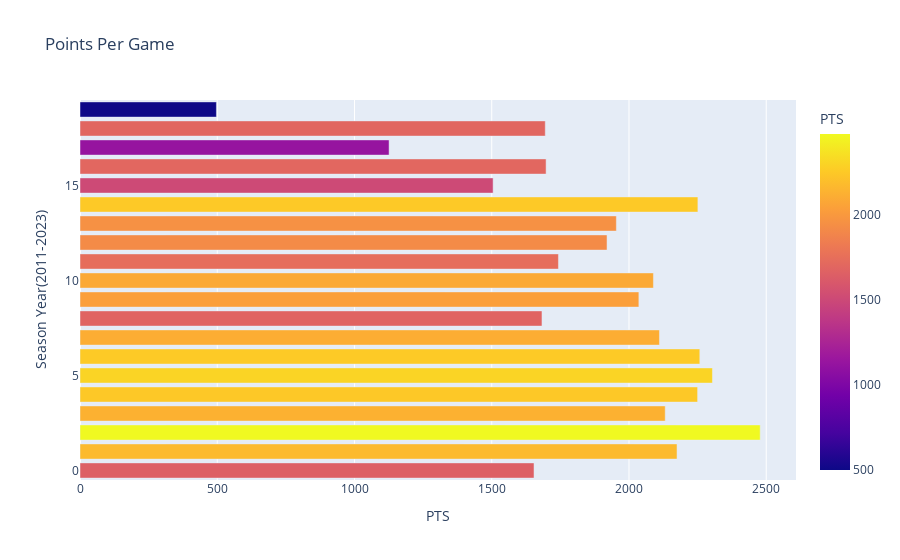

This figure's notebook cell:
### Code cell
fig = px.bar(career_df,x='PTS',color='PTS',title='Points Per Game',
            labels={
                "REB": "No of Points",
                "index":"Season Year(2011-2023)"
            })
fig.show()

### Figure 1 — Plotly figure (JSON) as saved in the notebook; plotly's stock layout.template omitted (floating-point values rounded to 4 significant figures)
{"data": [{"alignmentgroup": "True", "hovertemplate": "PTS=%{marker.color}<br>Season Year(2011-2023)=%{y}<extra></extra>", "legendgroup": "", "marker": {"color": [1654, 2175, 2478, 2132, 2250, 2304, 2258, 2111, 1683, 2036, 2089, 1743, 1920, 1954, 2251, 1505, 1698, 1126, 1695, 497], "coloraxis": "coloraxis", "pattern": {"shape": ""}}, "name": "", "offsetgroup": "", "orientation": "h", "showlegend": false, "textposition": "auto", "type": "bar", "x": [1654, 2175, 2478, 2132, 2250, 2304, 2258, 2111, 1683, 2036, 2089, 1743, 1920, 1954, 2251, 1505, 1698, 1126, 1695, 497], "xaxis": "x", "y": [0, 1, 2, 3, 4, 5, 6, 7, 8, 9, 10, 11, 12, 13, 14, 15, 16, 17, 18, 19], "yaxis": "y"}], "layout": {"barmode": "relative", "coloraxis": {"colorbar": {"title": {"text": "PTS"}}, "colorscale": [[0, "#0d0887"], [0.1111, "#46039f"], [0.2222, "#7201a8"], [0.3333, "#9c179e"], [0.4444, "#bd3786"], [0.5556, "#d8576b"], [0.6667, "#ed7953"], [0.7778, "#fb9f3a"], [0.8889, "#fdca26"], [1, "#f0f921"]]}, "legend": {"tracegroupgap": 0}, "title": {"text": "Points Per Game"}, "xaxis": {"anchor": "y", "domain": [0, 1], "title": {"text": "PTS"}}, "yaxis": {"anchor": "x", "domain": [0, 1], "title": {"text": "Season Year(2011-2023)"}}}}
